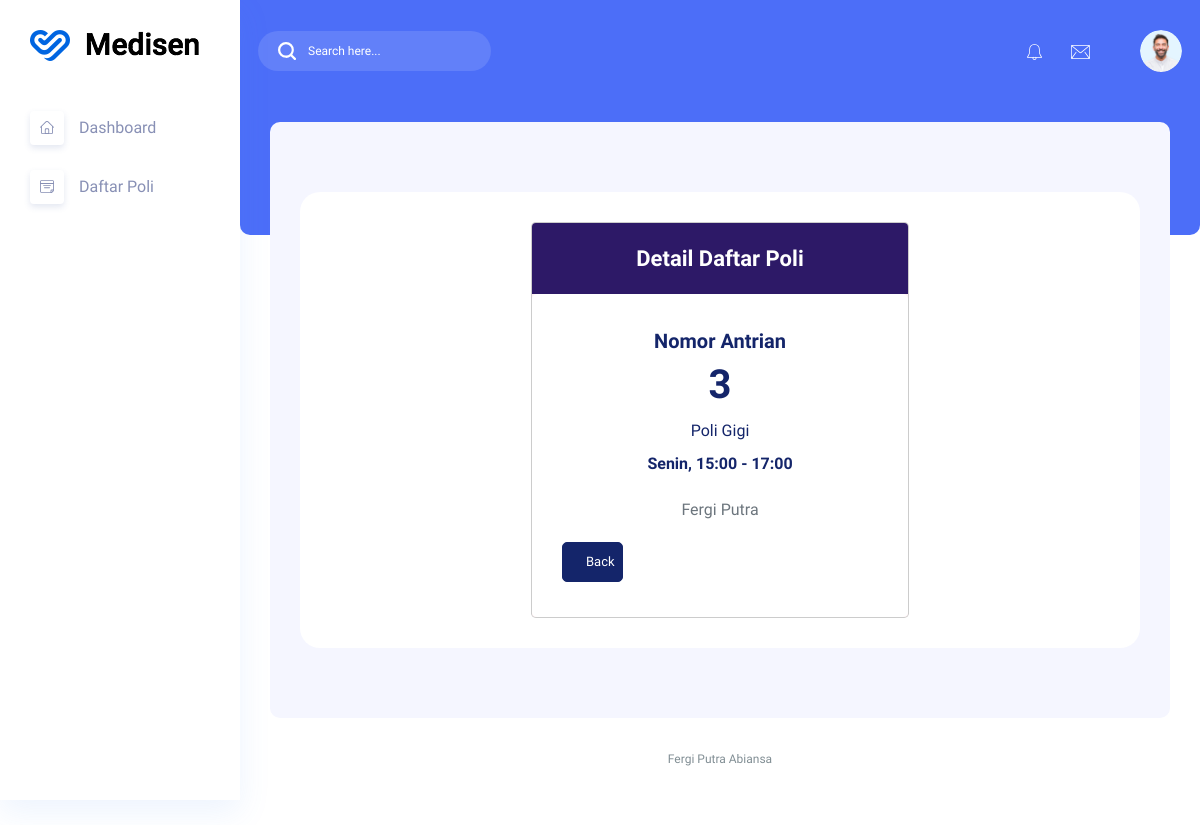
The app's page /pasien/detail_daftarpoli.php?id=6 (signed in), older data.
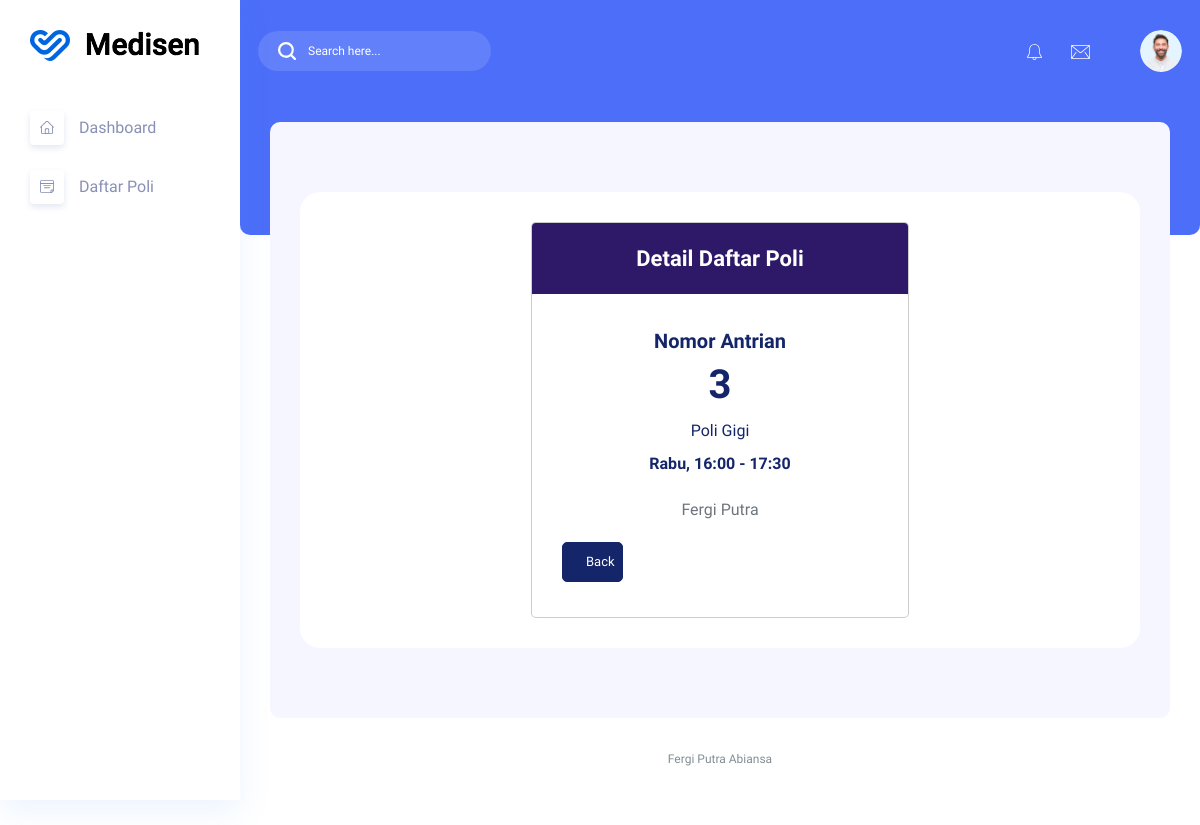
The same page, newer data.
### tables this page shows
CREATE TABLE `daftar_poli` (
  `id` int(11) UNSIGNED NOT NULL,
  `id_pasien` int(11) UNSIGNED NOT NULL,
  `id_jadwal` int(11) UNSIGNED NOT NULL,
  `keluhan` text NOT NULL,
  `no_antrian` int(11) UNSIGNED NOT NULL,
  `status_periksa` varchar(255) DEFAULT NULL
);

CREATE TABLE `jadwal_periksa` (
  `id` int(11) UNSIGNED NOT NULL,
  `id_dokter` int(11) UNSIGNED NOT NULL,
  `hari` enum('Senin','Selasa','Rabu','Kamis','Jumat','Sabtu') NOT NULL,
  `jam_mulai` time NOT NULL,
  `jam_selesai` time NOT NULL,
  `status` tinyint(1) NOT NULL
);

CREATE TABLE `poli` (
  `id` int(11) UNSIGNED NOT NULL,
  `nama_poli` varchar(25) NOT NULL,
  `keterangan` text NOT NULL
);

CREATE TABLE `dokter` (
  `id` int(11) UNSIGNED NOT NULL,
  `nama` varchar(255) NOT NULL,
  `password` varchar(255) DEFAULT NULL,
  `alamat` varchar(255) NOT NULL,
  `no_hp` varchar(50) NOT NULL,
  `id_poli` int(11) UNSIGNED NOT NULL
);

### pasien/detail_daftarpoli.php (the view, shortened to what this page needs)
<?php
include '../koneksi.php';
$id = $_GET['id'];
$getDetail = mysqli_query($mysqli, "SELECT daftar_poli.id as idDaftarPoli,
    poli.nama_poli, dokter.nama, jadwal_periksa.hari, DATE_FORMAT(jadwal_periksa.jam_mulai,
    '%H:%i') as jamMulai, DATE_FORMAT(jadwal_periksa.jam_selesai, '%H:%i') as jamSelesai,
    daftar_poli.no_antrian FROM daftar_poli JOIN jadwal_periksa ON daftar_poli.id_jadwal
    = jadwal_periksa.id JOIN dokter ON jadwal_periksa.id_dokter = dokter.id
    JOIN poli ON dokter.id_poli = poli.id WHERE daftar_poli.id = '$id'");
$data = mysqli_fetch_assoc($getDetail);
?>
<!DOCTYPE html>
<html lang="zxx">
<head>
    <link rel="stylesheet" href="../assets/css/bootstrap1.min.css" />
    <link rel="stylesheet" href="../assets/vendors/themefy_icon/themify-icons.css" />
    <link rel="stylesheet" href="../assets/vendors/font_awesome/css/all.min.css" />
    <link rel="stylesheet" href="../assets/vendors/scroll/scrollable.css" />
    <link rel="stylesheet" href="../assets/css/metisMenu.css">
    <link rel="stylesheet" href="../assets/css/style1.css" />
    <link rel="stylesheet" href="../assets/css/colors/default.css" id="colorSkinCSS">
</head>
<body class="crm_body_bg">
    <?php include '../components/sidebar.php'; ?>
    <section class="main_content dashboard_part large_header_bg">
        <?php include '../components/navbar.php'; ?>
        <div class="main_content_iner ">
            <div class="container-fluid p-0">
                <div class="row justify-content-center">
                    <div class="col-12">
                    </div>
                    <div class="col-lg-12">
                        <div class="white_box mb_30">
                            <div class="row justify-content-center">
                                <div class="col-lg-6">
                                    <div class="modal-content cs_modal">
                                        <div class="modal-header justify-content-center theme_bg_1">
                                            <h5 class="modal-title text_white">Detail Daftar Poli</h5>
                                        </div>
                                        <div class="modal-body">
                                            <h4 class="text-center">Nomor Antrian</h4>
                                            <h1 class="text-center"><?php echo $data['no_antrian'] ?></h1>
                                            <h5 class="text-center"><?php echo $data['nama_poli'] ?></h5>
                                            <h6 class="text-center"><?php echo $data['hari'] ?>, <?php echo $data['jamMulai'] ?> - <?php echo $data['jamSelesai'] ?></h6>
                                            <p class="text-center text-muted"><?php echo $data['nama'] ?></p>
                                            <div class="row">
                                                <div class="col-md-3">
                                                    <a href="daftar_poli.php" class="btn btn_1 btn-block">Back</a>
                                                </div>
                                            </div>
                                        </div>
                                    </div>
                                </div>
                            </div>
                        </div>
                    </div>
                </div>
            </div>
        </div>
        <div class="footer_part">
            <div class="container-fluid">
                <div class="row">
                    <div class="col-lg-12">
                        <div class="footer_iner text-center">
                            <p> Fergi Putra Abiansa </p>
                        </div>
                    </div>
                </div>
            </div>
        </div>
    </section>
</body>
</html>

Row changes from the older to the newer data that the page shows:
changed daftar_poli "Poli Gigi": id_jadwal.hari "Senin" → "Rabu"
Text that changed along with them:
$data['jamMulai']: "15:00" → "16:00"
$data['jamSelesai']: "17:00" → "17:30"
